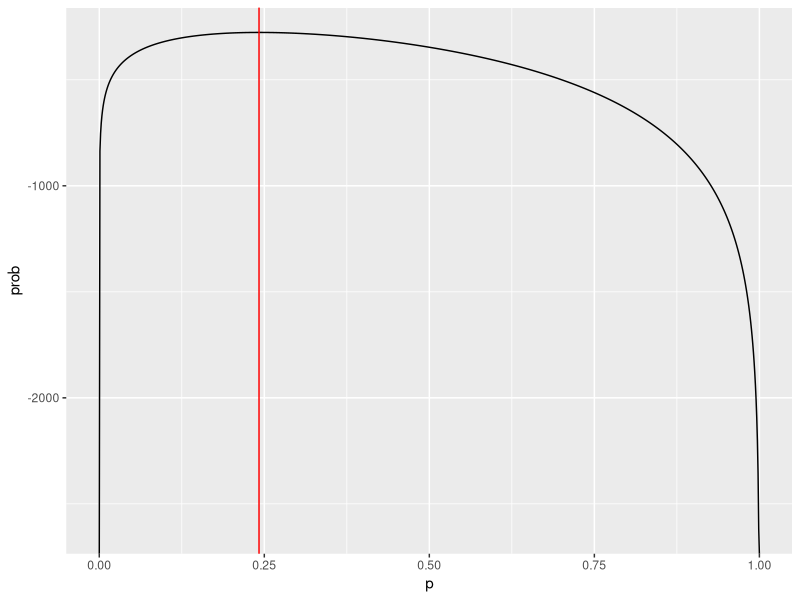
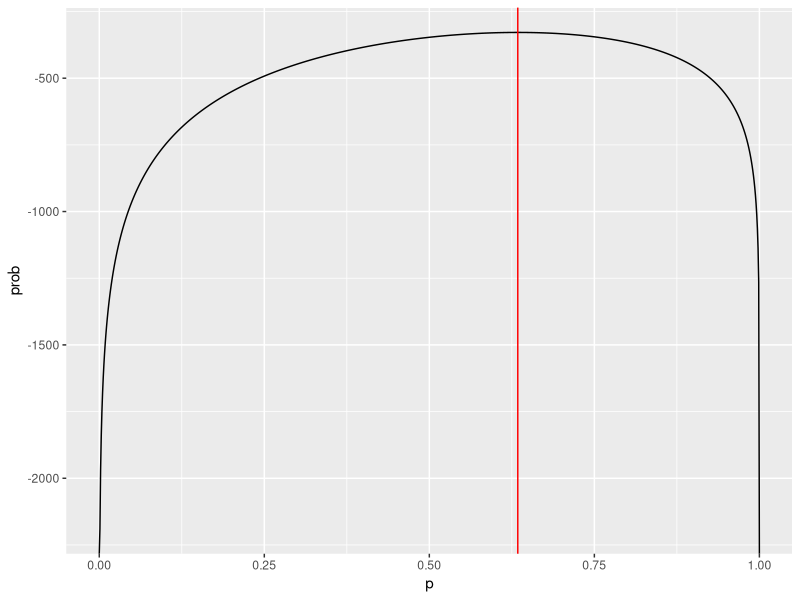
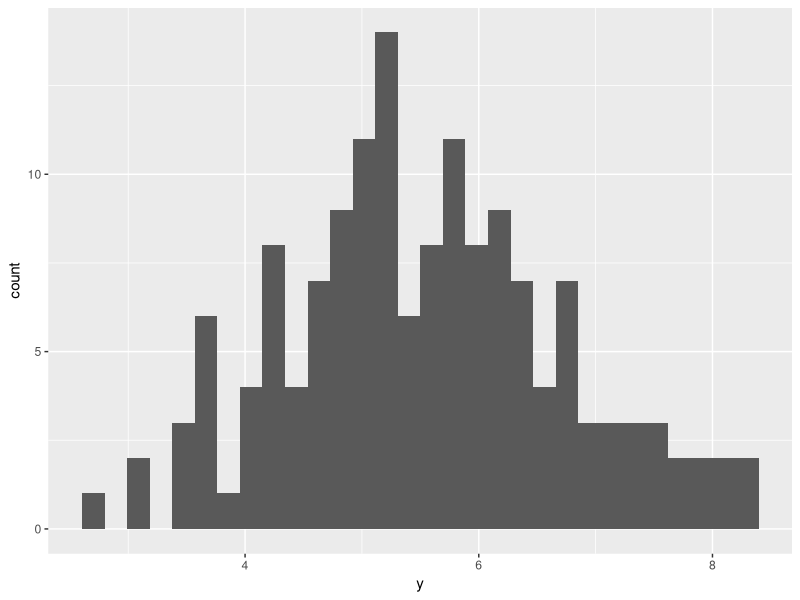

Source code (R) for these figures, in order: (Note: this script raises an error after producing the figures.)
## ---- chunk 1
knitr::opts_chunk$set(echo = TRUE)

library(tidyverse)
library(patchwork)
## ---- chunk 2
crear_log_verosim <- function(n=500, n_err){
  # n es tamaño de muestra 
  # n_err el número de errores detectados (datos)
  n_corr <- n - n_err
  log_verosim <- function(p){
    n_err * log(p) + n_corr * log(1-p)
  }
}
## ---- chunk 3
n <- 500
n_err <- 121
p = 121/500
log_vero <- crear_log_verosim(500, 121)
## ---- chunk 4
sol <- optimize(log_vero, c(0, 1), maximum = TRUE)
sol$maximum
## ---- chunk 5
grafica_tbl <- tibble(p = seq(0, 1, 0.001)) %>% 
  mutate(prob = log_vero(p) )
  
g1<-ggplot(grafica_tbl, aes(x = p, y = prob)) +
  geom_line() + 
  geom_vline(xintercept = sol$maximum, color="red")
g1
## ---- chunk 6
log_vero <- crear_log_verosim(500, 317)
sol2 <- optimize(log_vero, c(0, 1), maximum = TRUE)
sol2$maximum

grafica_tbl2 <- tibble(p = seq(0, 1, 0.001)) %>% 
  mutate(prob = log_vero(p) )
  
g2<-ggplot(grafica_tbl2, aes(x = p, y = prob)) +
  geom_line() + 
  geom_vline(xintercept = sol2$maximum, color="red")
g2
## ---- chunk 7
set.seed(1234)
m <- runif(1, 5, 10) # media entre 5 y 10
desv_est <- runif(1, 0, 2) # desviación estándar entre 0 y 2
## ---- chunk 8
set.seed(123)
x <- rnorm(150, mean = m, sd = desv_est)
#log_verosim <- create_log_Gauss_Distribution(m , desv_est)
## ---- chunk 9
gauss_tibble <- tibble(y = x)
ggplot(gauss_tibble, aes(x = y)) + 
  geom_histogram()
## ---- chunk 10
get_sample <- function(sample2eval){
  new_sample <- slice_sample(sample2eval, prop = 1, replace = TRUE)
  return(new_sample)
}
calc_estim <- function(data2estim, type = "mean"){
  estim_res <- data2estim %>% 
    summarise(mean_gauss = mean(y), sd_gauss = sd(y))
  
  if(type == "mean"){
    return(estim_res$mean_gauss)
  }
  if(type == "sd"){
    return(estim_res$sd_gauss)
  }
}
media_est <- tibble(mean_estim = map_dbl(1:100, ~calc_estim(get_sample(gauss_tibble), "mean"))) 
media_est <- mean(media_est$mean_estim)
  de_est <- tibble(sd_estim = map_dbl(1:100, ~calc_estim(get_sample(gauss_tibble), "sd"))) 
  de_est <- mean(de_est$sd_estim)
gauss_tibble <- gauss_tibble %>% mutate(mean_estim = media_est, sd_estim = de_est)
gauss_tibble
## ---- chunk 11
create_log_Gauss_Distribution <- function(x){
  # f(x)= 1/(sig*sqrt(2*pi))*exp(-0.5*((xi-mu)/sig)^2)
  # log(1) = 0
  # log(x/y) = log(x) - log(y)
  # log(x*y) = log(x) + log(y)
  
  log_p <-function(pars){
    mu = pars[1]
    sig = pars[2]
    v <- sig*sqrt(2*pi)
    u <- (x-mu)/sig
    fx <- 1/(v)*exp(-0.5*(u)^2)
    # usando log
    log_fx <- (0 - log(v) - 0.5*u^2)
    log_fx
  }
  log_p
}

crear_log_p <- function(x){
  log_p <- function(pars){
    media = pars[1]
    desv_est = pars[2]
    # ve la ecuación del ejercicio anterior
    z <- (x - media) / desv_est
    log_verosim <- -(log(desv_est) + 0.5 * mean(z ^ 2))
    log_verosim
  }  
  log_p
}
log_p <- crear_log_p#create_log_Gauss_Distribution(x)
## ---- chunk 12
res <- optim(c(0, 0.5), log_p, control = list(fnscale = -1, maxit = 1000), method = "Nelder-Mead")
res$convergence
#
est_mv <- tibble(parametro = c("mu", "sigma"), estimador = res$par) %>% 
  column_to_rownames(var = "parameter")
est_mv
